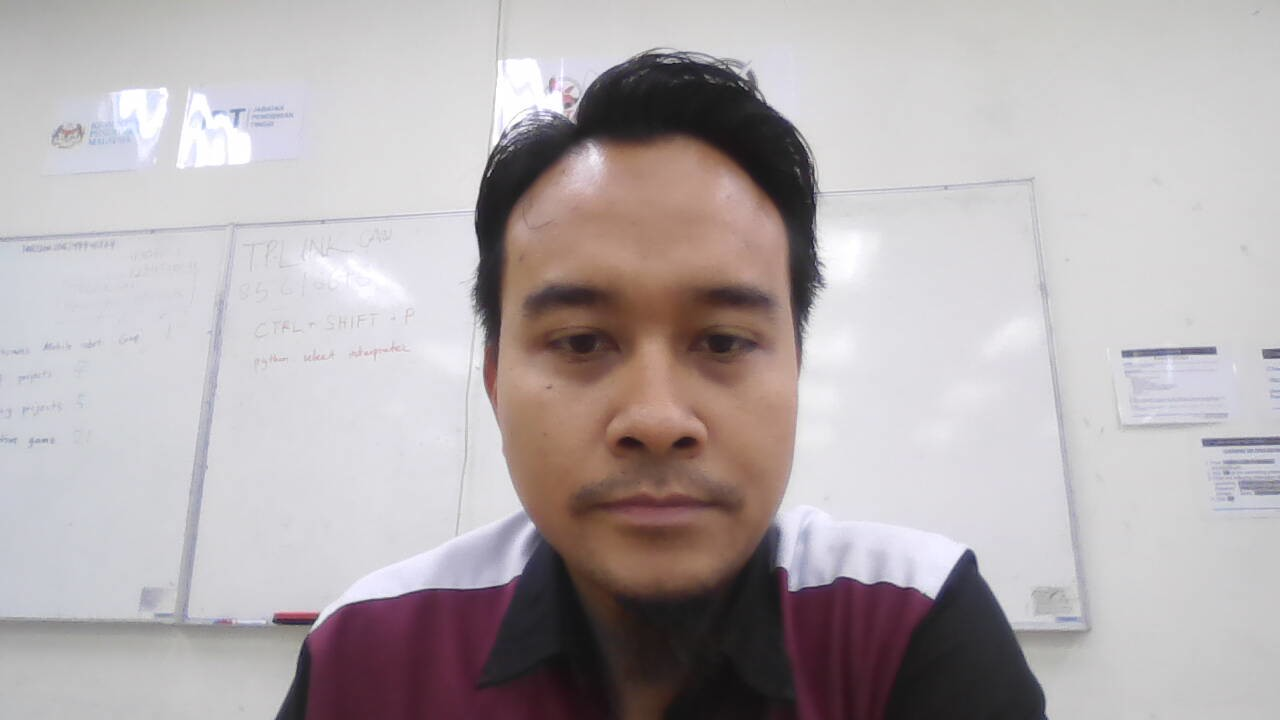
#> input picture resources/images/hasan.jpg, 1280 x 720 px, found by its file name
$ python test.py
#> lines starting #> are read from the running program, lines starting #| are printed output that depends on the picture
import cv2
import numpy as np

img = cv2.imread('images/hasan.jpg')
#> img is the input picture: shape (720, 1280, 3); mean B, G, R 174.7, 172.9, 180.1

edges = cv2.Canny(img,50,100)
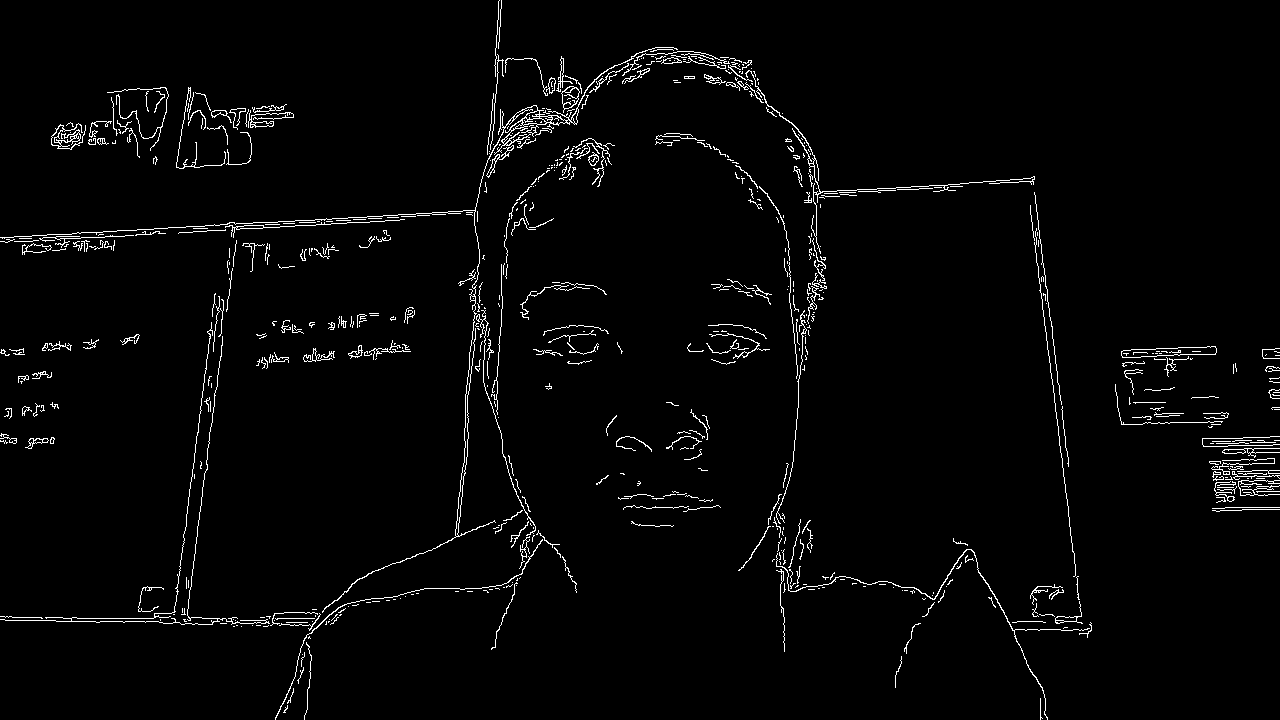
#> edges: shape (720, 1280); 2.4% white in thin lines or dots

cv2.imshow('my image',img)
cv2.imshow('edges',edges)

cv2.waitKey(0)
cv2.destroyAllWindows()
